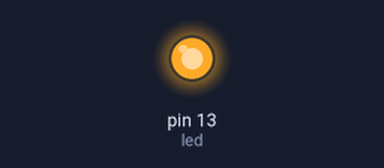
Bench run of a sketch on a simulated Arduino Uno, built with avr-gcc and run on an emulated ATmega328P. On the bench: output pins drawn as LEDs (lit = HIGH).

Above: at 0.5 s.
At 9.7 s:
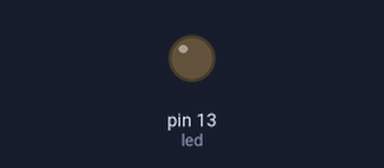
Timing chart, 0 to 16.3 s (numbered marks = the images above):
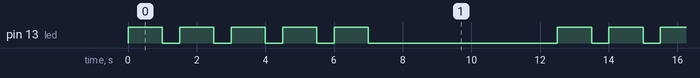

Measured:
- by itself, pin 13 (led): repeats every 12.5 s: 4 × (LOW 0.50 s, HIGH 1.0 s), LOW 5.5 s, HIGH 1.0 s
- by itself, everything shown: repeats every 12.5 s, in 10 steps

The sketch:

main.ino
```cpp
int led = 13 ;
void setup() {

pinMode(led,OUTPUT);

}

void loop() {
  int counter =0 ;

while(counter<=4){
  digitalWrite(led,1);
  delay(1000);

digitalWrite(led,0);

  delay(500);
  counter++;
}
delay(5000);
}
```
